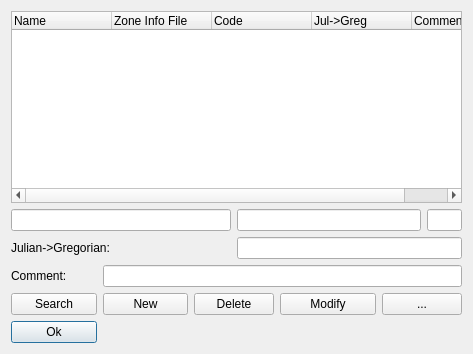
<ui version="4.0" >
 <class>EditCountry</class>
 <widget class="QDialog" name="EditCountry" >
  <property name="geometry" >
   <rect>
    <x>0</x>
    <y>0</y>
    <width>473</width>
    <height>354</height>
   </rect>
  </property>
  <property name="windowTitle" >
   <string>Edit country</string>
  </property>
  <layout class="QGridLayout" >
   <item row="0" column="0" colspan="7" >
    <widget class="QTreeWidget" name="CountriesList" >
     <property name="indentation" >
      <number>0</number>
     </property>
     <column>
      <property name="text" >
       <string>Name</string>
      </property>
     </column>
     <column>
      <property name="text" >
       <string>Zone Info File</string>
      </property>
     </column>
     <column>
      <property name="text" >
       <string>Code</string>
      </property>
     </column>
     <column>
      <property name="text" >
       <string>Jul->Greg</string>
      </property>
     </column>
     <column>
      <property name="text" >
       <string>Comment</string>
      </property>
     </column>
    </widget>
   </item>
   <item row="1" column="0" colspan="3" >
    <widget class="QLineEdit" name="Name" />
   </item>
   <item row="1" column="3" colspan="3" >
    <widget class="QLineEdit" name="ZifName" />
   </item>
   <item row="1" column="6" >
    <widget class="QLineEdit" name="Code" >
     <property name="sizePolicy" >
      <sizepolicy vsizetype="Fixed" hsizetype="Fixed" >
       <horstretch>0</horstretch>
       <verstretch>0</verstretch>
      </sizepolicy>
     </property>
     <property name="maximumSize" >
      <size>
       <width>35</width>
       <height>32767</height>
      </size>
     </property>
     <property name="text" >
      <string/>
     </property>
     <property name="maxLength" >
      <number>3</number>
     </property>
     <property name="alignment" >
      <set>Qt::AlignHCenter</set>
     </property>
    </widget>
   </item>
   <item row="2" column="0" colspan="2" >
    <widget class="QLabel" name="textLabel1" >
     <property name="text" >
      <string>Julian->Gregorian:</string>
     </property>
     <property name="wordWrap" >
      <bool>false</bool>
     </property>
    </widget>
   </item>
   <item row="2" column="3" colspan="4" >
    <widget class="QLineEdit" name="J2g" />
   </item>
   <item row="3" column="0" >
    <widget class="QLabel" name="textLabel1_2" >
     <property name="text" >
      <string>Comment:</string>
     </property>
     <property name="wordWrap" >
      <bool>false</bool>
     </property>
    </widget>
   </item>
   <item row="3" column="1" colspan="6" >
    <widget class="QLineEdit" name="Comment" />
   </item>
   <item row="4" column="0" >
    <widget class="QPushButton" name="SearchButton" >
     <property name="sizePolicy" >
      <sizepolicy vsizetype="Fixed" hsizetype="Expanding" >
       <horstretch>0</horstretch>
       <verstretch>0</verstretch>
      </sizepolicy>
     </property>
     <property name="text" >
      <string>Search</string>
     </property>
    </widget>
   </item>
   <item row="4" column="1" >
    <widget class="QPushButton" name="NewButton" >
     <property name="sizePolicy" >
      <sizepolicy vsizetype="Fixed" hsizetype="Expanding" >
       <horstretch>0</horstretch>
       <verstretch>0</verstretch>
      </sizepolicy>
     </property>
     <property name="text" >
      <string>New</string>
     </property>
    </widget>
   </item>
   <item row="4" column="2" colspan="2" >
    <widget class="QPushButton" name="DeleteButton" >
     <property name="sizePolicy" >
      <sizepolicy vsizetype="Fixed" hsizetype="Expanding" >
       <horstretch>0</horstretch>
       <verstretch>0</verstretch>
      </sizepolicy>
     </property>
     <property name="text" >
      <string>Delete</string>
     </property>
    </widget>
   </item>
   <item row="4" column="4" >
    <widget class="QPushButton" name="ModifyButton" >
     <property name="sizePolicy" >
      <sizepolicy vsizetype="Fixed" hsizetype="Expanding" >
       <horstretch>0</horstretch>
       <verstretch>0</verstretch>
      </sizepolicy>
     </property>
     <property name="text" >
      <string>Modify</string>
     </property>
    </widget>
   </item>
   <item row="4" column="5" colspan="2" >
    <widget class="QPushButton" name="FileListButton" >
     <property name="sizePolicy" >
      <sizepolicy vsizetype="Fixed" hsizetype="Expanding" >
       <horstretch>0</horstretch>
       <verstretch>0</verstretch>
      </sizepolicy>
     </property>
     <property name="minimumSize" >
      <size>
       <width>0</width>
       <height>0</height>
      </size>
     </property>
     <property name="maximumSize" >
      <size>
       <width>32767</width>
       <height>32767</height>
      </size>
     </property>
     <property name="text" >
      <string>...</string>
     </property>
    </widget>
   </item>
   <item row="5" column="0" >
    <widget class="QPushButton" name="OkButton" >
     <property name="text" >
      <string>Ok</string>
     </property>
     <property name="checkable" >
      <bool>false</bool>
     </property>
     <property name="autoDefault" >
      <bool>false</bool>
     </property>
     <property name="default" >
      <bool>true</bool>
     </property>
    </widget>
   </item>
  </layout>
 </widget>
 <layoutdefault spacing="6" margin="11" />
 <pixmapfunction>qPixmapFromMimeSource</pixmapfunction>
 <tabstops>
  <tabstop>Name</tabstop>
  <tabstop>ZifName</tabstop>
  <tabstop>Code</tabstop>
  <tabstop>SearchButton</tabstop>
  <tabstop>NewButton</tabstop>
  <tabstop>DeleteButton</tabstop>
  <tabstop>ModifyButton</tabstop>
  <tabstop>FileListButton</tabstop>
  <tabstop>OkButton</tabstop>
 </tabstops>
 <resources/>
 <connections/>
</ui>
